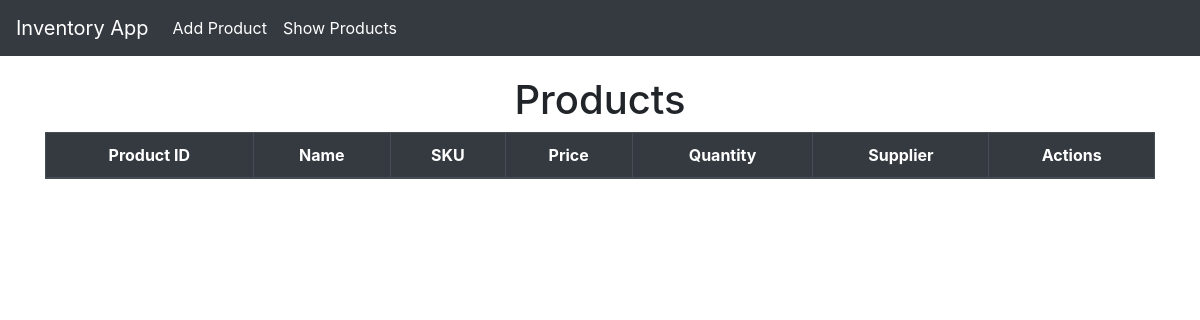
The page /list/ on the database as committed earlier.
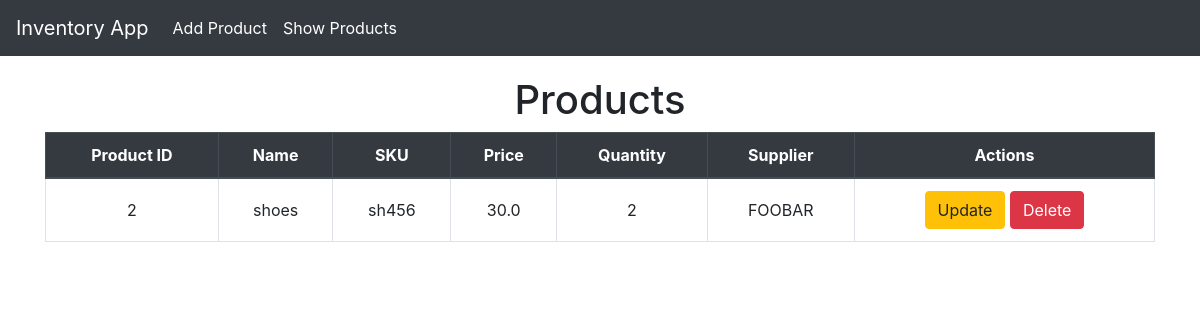
The same page on the database as committed later.
### invApp/models.py (models this page shows, shortened)
class Product(models.Model):
    product_id = models.AutoField(primary_key=True)
    name = models.CharField(max_length=100)
    sku = models.CharField(max_length=50, unique=True)
    price = models.FloatField()
    quantity = models.IntegerField()
    supplier = models.CharField(max_length=100)

### invApp/views.py (the view)
# urls.py: path('list/', views.prouct_list_view, name="product_list"),
def prouct_list_view(request):
    products = Product.objects.all()
    return render(request, 'invApp/product_list.html', {'products':products})

### invApp/templates/invApp/product_list.html (shortened to what this page needs)
{% extends "invApp/layout.html" %}
{% block content %}
    <h1 class="text-center">Products</h1>
    <table class="table table-bordered table-stripped text-center">
        <thead class="thead-dark">
             <tr>
                <th>Product ID</th>
                <th>Name</th>
                <th>SKU</th>
                <th>Price</th>
                <th>Quantity</th>
                <th>Supplier</th>
                <th>Actions</th>
             </tr>
        </thead>
        <tbody>
            {% for product in products %}
            <tr>
                <td> {{ product.product_id }} </td>
                <td> {{ product.name }} </td>
                <td> {{ product.sku }} </td>
                <td> {{ product.price }} </td>
                <td> {{ product.quantity }} </td>
                <td> {{ product.supplier }} </td>
                <td>
                    <a href="{% url 'product_update' product.product_id %}" class="btn btn-warning">Update</a>
                    <a href="{% url 'product_delete' product.product_id %}" class="btn btn-danger">Delete</a>
                </td>
            </tr>
            {% endfor %}
        </tbody>
    </table>
{% endblock %}

### invApp/templates/invApp/layout.html (shortened to what this page needs)
<html lang="en">
<head>
    <link href=" https://cdn.jsdelivr.net/npm/bootstrap@4.5.2/dist/css/bootstrap.min.css " rel="stylesheet">
</head>
<body>
    <nav class="navbar navbar-expand-lg navbar-dark fixed-top">
       <a href="{% url 'home' %}" class="navbar-brand">
            Inventory App
        </a>
        <div class="collapse navbar-collapse" id="navbarNav">
            <ul class="navbar-nav">
                <li class="nav-item">
                    <a href="{% url 'product_create' %}"
                    class="nav-link"> Add Product </a>
                </li>
                <li class="nav-item">
                    <a href="{% url 'product_list' %}"
                    class="nav-link"> Show Products </a>
                </li>
            </ul>
        </div>
    </nav>
    <div class="container">
        {% block content %}{% endblock %}
    </div>
</body>
</html>

### invApp/templates/invApp/layout.html (style rules this page uses)
body { padding-top: 56px; }
.navbar { background-color: #343a40; }
.navbar-brand, .nav-link { color: #fff !important; }
.container { margin-top: 20px; }
.table th, .table td { vertical-align: middle; }

Rows that differ between the two databases and show on the page:
added Product: product_id "2", name "shoes", sku "sh456", price "30.0", quantity "2", supplier "FOOBAR"
